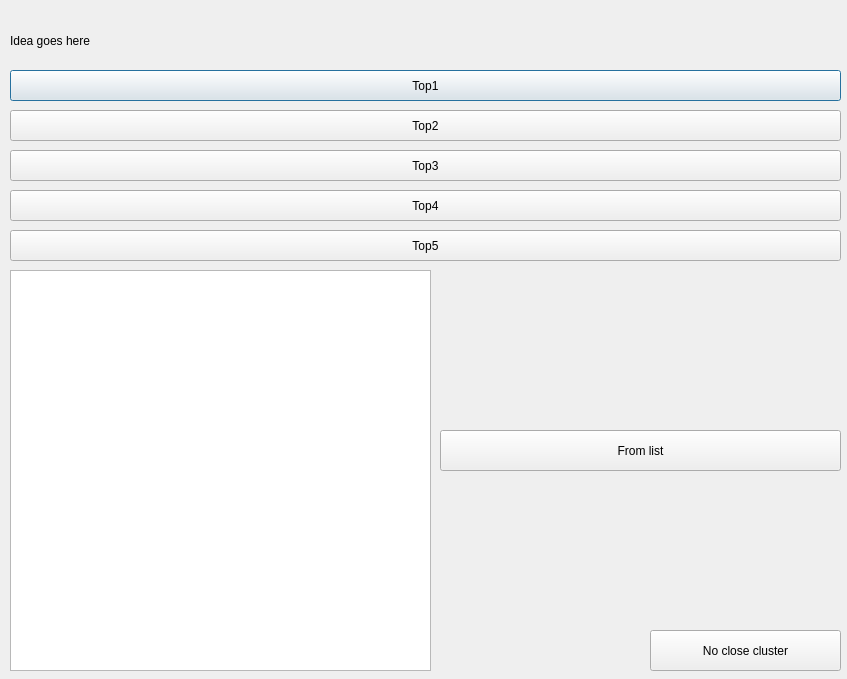
<?xml version="1.0" encoding="UTF-8"?>
<ui version="4.0">
 <class>Dialog</class>
 <widget class="QDialog" name="Dialog">
  <property name="geometry">
   <rect>
    <x>0</x>
    <y>0</y>
    <width>847</width>
    <height>679</height>
   </rect>
  </property>
  <property name="sizePolicy">
   <sizepolicy hsizetype="Preferred" vsizetype="Preferred">
    <horstretch>0</horstretch>
    <verstretch>0</verstretch>
   </sizepolicy>
  </property>
  <property name="windowTitle">
   <string>Choose cluster with highest similarity, or none</string>
  </property>
  <widget class="QLabel" name="label_idea">
   <property name="geometry">
    <rect>
     <x>10</x>
     <y>10</y>
     <width>831</width>
     <height>61</height>
    </rect>
   </property>
   <property name="text">
    <string>Idea goes here</string>
   </property>
  </widget>
  <widget class="QPushButton" name="btn_top1">
   <property name="geometry">
    <rect>
     <x>10</x>
     <y>70</y>
     <width>831</width>
     <height>31</height>
    </rect>
   </property>
   <property name="text">
    <string>Top1</string>
   </property>
  </widget>
  <widget class="QPushButton" name="btn_top2">
   <property name="geometry">
    <rect>
     <x>10</x>
     <y>110</y>
     <width>831</width>
     <height>31</height>
    </rect>
   </property>
   <property name="text">
    <string>Top2</string>
   </property>
  </widget>
  <widget class="QPushButton" name="btn_top3">
   <property name="geometry">
    <rect>
     <x>10</x>
     <y>150</y>
     <width>831</width>
     <height>31</height>
    </rect>
   </property>
   <property name="text">
    <string>Top3</string>
   </property>
  </widget>
  <widget class="QPushButton" name="btn_top4">
   <property name="geometry">
    <rect>
     <x>10</x>
     <y>190</y>
     <width>831</width>
     <height>31</height>
    </rect>
   </property>
   <property name="text">
    <string>Top4</string>
   </property>
  </widget>
  <widget class="QPushButton" name="btn_top5">
   <property name="geometry">
    <rect>
     <x>10</x>
     <y>230</y>
     <width>831</width>
     <height>31</height>
    </rect>
   </property>
   <property name="text">
    <string>Top5</string>
   </property>
  </widget>
  <widget class="QPushButton" name="btn_fromlist">
   <property name="geometry">
    <rect>
     <x>440</x>
     <y>430</y>
     <width>401</width>
     <height>41</height>
    </rect>
   </property>
   <property name="text">
    <string>From list</string>
   </property>
  </widget>
  <widget class="QPushButton" name="btn_none">
   <property name="geometry">
    <rect>
     <x>650</x>
     <y>630</y>
     <width>191</width>
     <height>41</height>
    </rect>
   </property>
   <property name="text">
    <string>No close cluster</string>
   </property>
  </widget>
  <widget class="QTreeView" name="tree_options">
   <property name="geometry">
    <rect>
     <x>10</x>
     <y>270</y>
     <width>421</width>
     <height>401</height>
    </rect>
   </property>
  </widget>
 </widget>
 <resources/>
 <connections/>
</ui>
